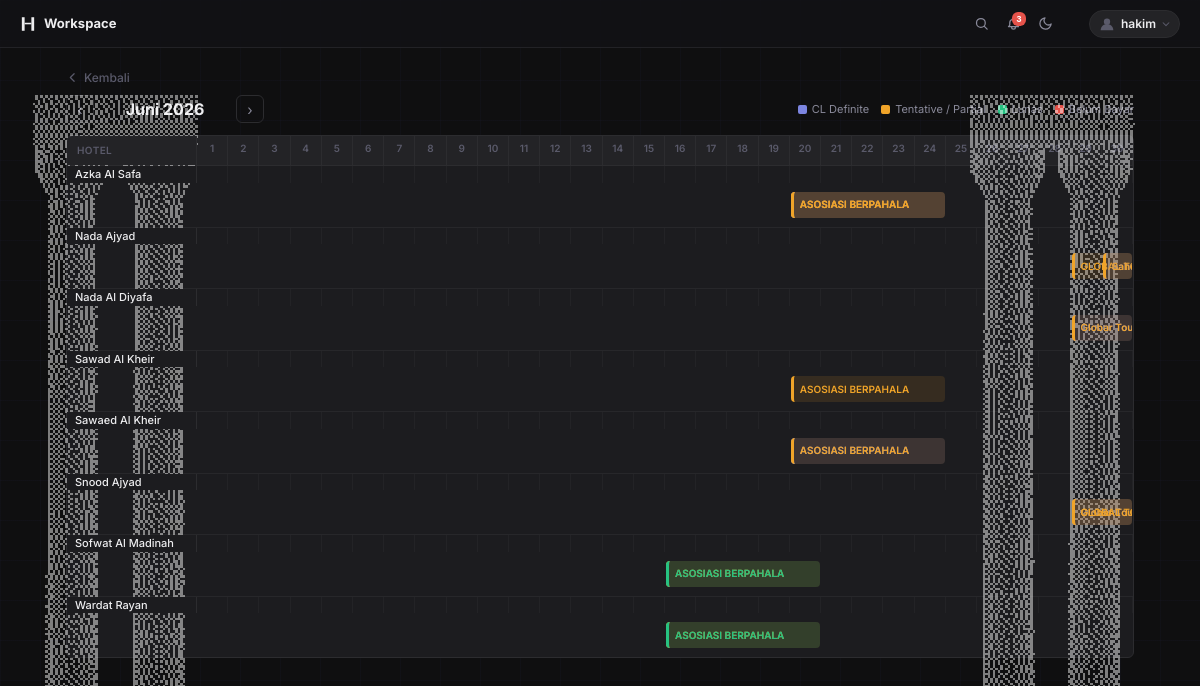
The page /calendar/?year=2026&month=6 (signed in) on the database its author committed.
### invoices/models.py (models this page shows, shortened)
class ConfirmationLetter(models.Model):
    company = models.CharField(max_length=20, choices=COMPANY_CHOICES, default='konoz')
    client  = models.ForeignKey('Client', null=True, blank=True, on_delete=models.SET_NULL, related_name='cls')
    hotel_name = models.CharField(max_length=200)
    guest_name = models.CharField(max_length=200)
    guest_phone = models.CharField(max_length=50, blank=True)
    check_in = models.DateField(null=True, blank=True)
    check_out = models.DateField(null=True, blank=True)
    confirmation_number = models.CharField(max_length=100)
    reservation_status = models.CharField(max_length=50, default='DEFINITE')
    invoice = models.ForeignKey(
        'Invoice',
        null=True, blank=True,
        on_delete=models.SET_NULL,
        related_name='confirmation_letters',
    )
    note = models.TextField(blank=True)
    ai_summary = models.TextField(blank=True)
    created_at = models.DateTimeField(auto_now_add=True)
    updated_at = models.DateTimeField(auto_now=True)
    class Meta:
        ordering = ['-created_at']
    @property
    def num_nights(self):
        if self.check_in and self.check_out:
            return (self.check_out - self.check_in).days
        return 0
    @property
    def total_price(self):
        return sum(r.subtotal for r in self.rooms.all())

class Invoice(models.Model):
    company = models.CharField(max_length=20, choices=COMPANY_CHOICES, default='konoz')
    client  = models.ForeignKey('Client', null=True, blank=True, on_delete=models.SET_NULL, related_name='invoices')
    invoice_type = models.CharField(max_length=20, choices=INVOICE_TYPE_CHOICES, default='hotel')
    invoice_number = models.CharField(max_length=100)
    customer_name = models.CharField(max_length=200)
    issued_date = models.DateField(null=True, blank=True)
    due_date = models.DateField(null=True, blank=True)
    currency = models.CharField(max_length=10, default='SAR')
    ai_summary = models.TextField(blank=True)
    created_at = models.DateTimeField(auto_now_add=True)
    updated_at = models.DateTimeField(auto_now=True)
    class Meta:
        ordering = ['-created_at']
    @property
    def total_sar(self):
        return sum(r.total_sar for r in self.reservations.all())
    @property
    def total_paid_sar(self):
        from .utils import convert_to_sar
        return sum(
            int(round(convert_to_sar(float(p.amount), p.currency, float(p.exchange_rate))))
            for p in self.payments.all()
        )
    @property
    def remaining_sar(self):
        return self.total_sar - self.total_paid_sar

class Reservation(models.Model):
    invoice = models.ForeignKey(Invoice, on_delete=models.CASCADE, related_name='reservations')
    reservation_number = models.CharField(max_length=100)
    hotel = models.CharField(max_length=200, blank=True)
    check_in = models.DateField(null=True, blank=True)
    check_out = models.DateField(null=True, blank=True)
    total_sar = models.PositiveIntegerField(default=0)

### invoices/views/calendar_views.py (the view)
# urls.py: path('calendar/', views.calendar_view, name='calendar'),
@login_required
def calendar_view(request):
    today = date.today()
    year = int(request.GET.get('year', today.year))
    month = int(request.GET.get('month', today.month))
    if month < 1:
        month, year = 12, year - 1
    elif month > 12:
        month, year = 1, year + 1
    active_company = request.session.get("active_company")
    days_in_month = calendar.monthrange(year, month)[1]
    month_start = date(year, month, 1)
    month_end = date(year, month, days_in_month)
    hotel_map = {}
    cl_qs = ConfirmationLetter.objects.filter(
        check_in__lte=month_end,
        check_out__gt=month_start,
    ).exclude(check_in=None).exclude(check_out=None)
    if active_company:
        cl_qs = cl_qs.filter(company=active_company)
    for cl in cl_qs:
        start = _clip_day(cl.check_in, month, year, days_in_month, is_start=True)
        end = _clip_day(cl.check_out, month, year, days_in_month, is_start=False)
        if end <= start:
            end = start
        hotel = cl.hotel_name or "—"
        hotel_map.setdefault(hotel, []).append({
            'guest': cl.guest_name,
            'ref': cl.confirmation_number,
            'start': start,
            'end': end,
            'span': end - start + 1,
            'color': _CL_COLORS.get(cl.reservation_status, 'blue'),
            'status': cl.reservation_status,
            'total': f"{cl.total_price:,.0f} SAR",
            'url': f"/cl/{cl.pk}/",
            'type': 'CL',
            'nights': cl.num_nights,
        })
    inv_qs = Invoice.objects.filter(invoice_type="hotel").prefetch_related('reservations')
    if active_company:
        inv_qs = inv_qs.filter(company=active_company)
    for inv in inv_qs:
        remaining = inv.remaining_sar
        total_sar = inv.total_sar
        inv_color = 'green' if remaining == 0 else 'yellow' if remaining < total_sar else 'red'
        inv_status = 'Lunas' if remaining == 0 else 'Partial' if remaining < total_sar else 'Belum Bayar'
        for res in inv.reservations.all():
            if not res.check_in or not res.check_out:
                continue
            if res.check_in > month_end or res.check_out < month_start:
                continue
            start = _clip_day(res.check_in, month, year, days_in_month, is_start=True)
            end = _clip_day(res.check_out, month, year, days_in_month, is_start=False)
            if end <= start:
                end = start
            hotel = res.hotel or "—"
            hotel_map.setdefault(hotel, []).append({
                'guest': inv.customer_name,
                'ref': inv.invoice_number,
                'start': start,
                'end': end,
                'span': end - start + 1,
                'color': inv_color,
                'status': inv_status,
                'total': f"{res.total_sar:,.0f} SAR",
                'url': f"/invoice/{inv.pk}/",
                'type': 'INV',
                'nights': (res.check_out - res.check_in).days,
            })
    hotels = [{'name': k, 'reservations': sorted(v, key=lambda x: x['start'])}
              for k, v in sorted(hotel_map.items())]
    prev_month, prev_year = (month - 1, year) if month > 1 else (12, year - 1)
    next_month, next_year = (month + 1, year) if month < 12 else (1, year + 1)
    today_day = today.day if today.year == year and today.month == month else None
    all_res = [r for h in hotels for r in h['reservations']]
    checkins_today  = sum(1 for r in all_res if r['start'] == today_day) if today_day else 0
    checkouts_today = sum(1 for r in all_res if r['end'] == today_day) if today_day else 0
    unpaid_count    = sum(1 for r in all_res if r['color'] == 'red')
    active_today    = sum(1 for r in all_res if today_day and r['start'] <= today_day <= r['end']) if today_day else 0
    return render(request, "invoices/calendar.html", {
        "year": year,
        "month": month,
        "month_name": _MONTH_NAMES[month],
        "days_in_month": days_in_month,
        "days": list(range(1, days_in_month + 1)),
        "today_day": today_day,
        "hotels": hotels,
        "prev_year": prev_year,
        "prev_month": prev_month,
        "next_year": next_year,
        "next_month": next_month,
        "total_reservations": sum(len(h['reservations']) for h in hotels),
        "checkins_today": checkins_today,
        "checkouts_today": checkouts_today,
        "unpaid_count": unpaid_count,
        "active_today": active_today,
    })

### invoices/models.py (called while the page is built)
    @property
    def subtotal(self):
        nights = self.cl.num_nights or 1
        return float(self.price) * self.quantity * nights

### invoices/utils.py (called while the page is built)
def convert_to_sar(amount, currency, exchange_rate):
    if currency == "SAR":
        return amount
    elif currency == "IDR":
        return amount / exchange_rate if exchange_rate != 0 else 0
    else:  # USD or others
        return amount * exchange_rate

### invoices/views/calendar_views.py (called while the page is built)
def _clip_day(d, month, year, days_in_month, is_start):
    if d.year == year and d.month == month:
        return d.day
    return 1 if is_start else days_in_month

### invoices/templates/invoices/calendar.html (shortened to what this page needs)
{% extends 'invoices/partials/_base.html' %}
{% load static %}
{% block content %}
<div class="cal-page">
  <div class="cal-header">
    <div class="cal-nav">
      <a href="?year={{ prev_year }}&month={{ prev_month }}" title="Bulan sebelumnya">‹</a>
      <span class="cal-month">{{ month_name }} {{ year }}</span>
      <a href="?year={{ next_year }}&month={{ next_month }}" title="Bulan berikutnya">›</a>
    </div>
    <div class="cal-legend">
      <div class="legend-item"><div class="legend-dot" style="background:var(--accent-2)"></div>CL Definite</div>
      <div class="legend-item"><div class="legend-dot" style="background:var(--yellow)"></div>Tentative / Partial</div>
      <div class="legend-item"><div class="legend-dot" style="background:var(--green)"></div>Lunas</div>
      <div class="legend-item"><div class="legend-dot" style="background:var(--red)"></div>Belum Bayar</div>
    </div>
  </div>
  {% if hotels %}
  <div class="cal-wrap">
    <div class="cal-grid-template" style="border-bottom:1px solid var(--border);">
      <div class="cal-hotel-th">Hotel</div>
      {% for d in days %}
      <div class="cal-day-th{% if d == today_day %} today{% endif %}">{{ d }}</div>
      {% endfor %}
    </div>
    {% for hotel in hotels %}
    <div class="cal-row">
      <div class="cal-hotel-name" title="{{ hotel.name }}">{{ hotel.name }}</div>
      {% for d in days %}
      <div class="cal-cell{% if d == today_day %} today-col{% endif %}"></div>
      {% endfor %}
      <div class="cal-blocks" id="blocks-{{ forloop.counter }}">
        {% for res in hotel.reservations %}
        <a href="{{ res.url }}"
           class="cal-block block-{{ res.color }}"
           style="grid-column: {{ res.start }} / {{ res.end|add:1 }};"
           data-guest="{{ res.guest }}"
           data-ref="{{ res.ref }}"
           data-type="{{ res.type }}"
           data-status="{{ res.status }}"
           data-total="{{ res.total }}"
           data-nights="{{ res.nights }}"
           data-start="{{ res.start }}"
           data-end="{{ res.end }}">
          {{ res.guest }}
        </a>
        {% endfor %}
      </div>
    </div>
    {% endfor %}
  </div>
  {% endif %}
</div>
{% endblock %}

### invoices/templates/invoices/partials/_base.html (shortened to what this page needs)
{% load static %}
<!DOCTYPE html>
<html lang="en" data-theme="dark">
<head>
  <link rel="stylesheet" href="{% static 'invoices/css/design.css' %}">
</head>
<body>
  <nav class="topbar">
    <a href="{% url 'home' %}" class="topbar-brand" data-shortcut="home">
  <svg width="16" height="16" viewBox="0 0 26 26" fill="none" xmlns="http://www.w3.org/2000/svg">
    <rect x="3" y="2" width="4.5" height="22" fill="currentColor"/>
    <rect x="18.5" y="2" width="4.5" height="22" fill="currentColor"/>
    <rect x="7.5" y="11" width="11" height="2.5" fill="currentColor"/>
  </svg>
  Workspace
</a>
    {% if user.is_authenticated %}
    <div class="topbar-right">
      <button type="button" id="btn-search" class="topbar-icon-btn" title="Cari (/)">
        <svg width="15" height="15" fill="none" stroke="currentColor" stroke-width="2" viewBox="0 0 24 24"><circle cx="11" cy="11" r="7"/><path stroke-linecap="round" d="M21 21l-4.35-4.35"/></svg>
      </button>
      <button type="button" class="topbar-icon-btn" id="btn-notif" title="Notifikasi">
        {% if due_soon_count %}<span class="notif-badge">{{ due_soon_count }}</span>{% endif %}
      </button>
      <button type="button" id="btn-theme" class="topbar-icon-btn" title="Ganti tema" onclick="toggleTheme()">
        <svg id="icon-moon" width="15" height="15" fill="none" stroke="currentColor" stroke-width="2" viewBox="0 0 24 24"><path stroke-linecap="round" stroke-linejoin="round" d="M21 12.79A9 9 0 1111.21 3a7 7 0 009.79 9.79z"/></svg>
      </button>
      <div class="account-wrap" id="account-wrap">
        <button type="button" id="btn-account" class="account-btn" aria-label="Akun">
          {% if user.profile.avatar %}
          <img src="{{ user.profile.avatar.url }}" class="account-avatar-img" alt="{{ user.username }}">
          {% else %}
          <svg class="account-avatar-default" width="18" height="18" viewBox="0 0 20 20" fill="none" xmlns="http://www.w3.org/2000/svg">
            <circle cx="10" cy="7.5" r="3.5" fill="currentColor"/>
            <path d="M3 17c0-3.866 3.134-7 7-7s7 3.134 7 7" fill="currentColor"/>
          </svg>
          {% endif %}
          <span class="account-username">{{ user.username }}</span>
          <svg class="account-chevron" width="10" height="10" fill="none" stroke="currentColor" stroke-width="2.5" viewBox="0 0 24 24"><path stroke-linecap="round" stroke-linejoin="round" d="M19 9l-7 7-7-7"/></svg>
        </button>
      </div>
    </div>
    {% endif %}
  </nav>
  {% block content %}{% endblock %}
</body>
</html>

### invoices/static/invoices/css/design.css (style rules this page uses)
:root { --bg: #0F0F10; --bg-2: #131316; --surface: #1C1C1F; --surface-2: #232326; --surface-3: #2A2A2E; --border: #2C2C2F; --border-2: #3C3C40; --text: #EDEDEF; --text-2: #8A8A9A; --text-3: #5A5A6A; --accent: #5E6AD2; --accent-2: #7C85E0; --accent-muted: rgba(94,106,210,.12); --green: #26C281; --green-muted: rgba(38,194,129,.12); --yellow: #F0A429; --yellow-muted: rgba(240,164,41,.12); --red: #E5534B; --red-muted: rgba(229,83,75,.12); --purple: #9E8CFC; --purple-muted: rgba(158,140,252,.12); --r-xs: 4px; --r: 6px; --r-lg: 10px; --r-xl: 14px; --r-2xl: 20px; --r-full: 9999px; --z-base: 1; --z-dropdown: 100; --z-sticky: 200; --z-overlay: 300; --z-modal: 400; --z-toast: 500; --z-top: 9999; --shadow-sm: 0 2px 8px rgba(0,0,0,.20); --shadow-md: 0 4px 20px rgba(0,0,0,.30); --shadow-lg: 0 8px 40px rgba(0,0,0,.40); --shadow-xl: 0 16px 60px rgba(0,0,0,.50); --grid-line: rgba(94,106,210,.035); }
*, *::before, *::after { box-sizing: border-box; margin: 0; padding: 0; }
html { font-size: 14px; }
body { font-family: 'Inter', system-ui, -apple-system, sans-serif; background: var(--bg); background-image: linear-gradient(var(--grid-line) 1px, transparent 1px), linear-gradient(90deg, var(--grid-line) 1px, transparent 1px); background-size: 40px 40px; color: var(--text); min-height: 100vh; line-height: 1.5; -webkit-font-smoothing: antialiased; }
.topbar { height: 48px; border-bottom: 1px solid rgba(44,44,47,.7); display: flex; align-items: center; padding: 0 20px; gap: 12px; background: rgba(19,19,22,.82); backdrop-filter: blur(14px); -webkit-backdrop-filter: blur(14px); position: sticky; top: 0; z-index: var(--z-sticky); }
.topbar-brand { font-weight: 700; font-size: 13px; color: var(--text); text-decoration: none; display: flex; align-items: center; gap: 8px; }
.topbar-right { display: flex; align-items: center; gap: 4px; flex-shrink: 0; }
.account-wrap { position: relative; display: flex; align-items: center; margin-left: 25px; }
.account-btn { display: inline-flex; align-items: center; gap: 5px; height: 28px; padding: 0 8px; background: var(--surface-2); border: 1px solid var(--border); border-radius: var(--r-2xl); cursor: pointer; font-family: inherit; transition: background .12s, border-color .12s; }
.account-avatar-default { color: var(--text-3); flex-shrink: 0; }
.account-username { font-size: 12px; font-weight: 600; color: var(--text); max-width: 80px; overflow: hidden; text-overflow: ellipsis; white-space: nowrap; }
.account-chevron { color: var(--text-3); flex-shrink: 0; }
.topbar-icon-btn { width: 28px; height: 28px; padding: 0; display: inline-flex; align-items: center; justify-content: center; background: none; border: none; cursor: pointer; color: var(--text-2); border-radius: var(--r); transition: color .12s, background .12s; position: relative; }
.notif-badge { position: absolute; top: 2px; right: 2px; min-width: 14px; height: 14px; padding: 0 3px; background: var(--red); color: #fff; font-size: 9px; font-weight: 700; line-height: 14px; border-radius: var(--r); text-align: center; pointer-events: none; }

### rows shown on the page
ConfirmationLetter: name "Azka Al Safa", guest "ASOSIASI BERPAHALA"
Invoice: guest "ASOSIASI BERPAHALA" "ASOSIASI BERPAHALA"
Invoice: guest "ASOSIASI BERPAHALA" "ASOSIASI BERPAHALA"
ConfirmationLetter: name "Nada Ajyad"
Invoice: guest "GLOBA…" "GLOBA…"
ConfirmationLetter: name "Nada Al Diyafa", guest "Globar…"
Invoice: guest "Globar…" "Globar…"
Reservation: name "Sawad Al Kheir"
ConfirmationLetter: name "Sawaed Al Kheir", guest "ASOSIASI BERPAHALA"
ConfirmationLetter: name "Snood Ajyad", guest "Globar…"
ConfirmationLetter: name "Sofwat Al Madinah", guest "ASOSIASI BERPAHALA"
Invoice: guest "ASOSIASI BERPAHALA" "ASOSIASI BERPAHALA"
ConfirmationLetter: name "Wardat Rayan", guest "ASOSIASI BERPAHALA"

### other values the page prints
{{ due_soon_count }} "3"
{{ user.username }} "hakim"
{{ month_name }} "Juni"
{{ year }} "2026"
{{ d }} "1" "2" "3" "4" "5" "6" "7" "8" "9" "10" "11" "12" "13" "14" "15" "16" "17" "18" "19" "20" "21" "22" "23" "24" "25" "26" "27" "28" "29" "30"
